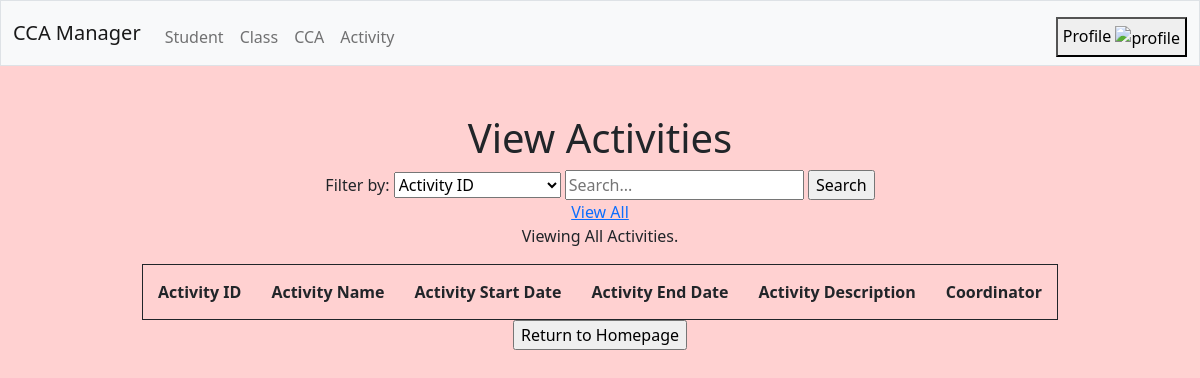
/view/activities, run on an earlier commit of the app's database.
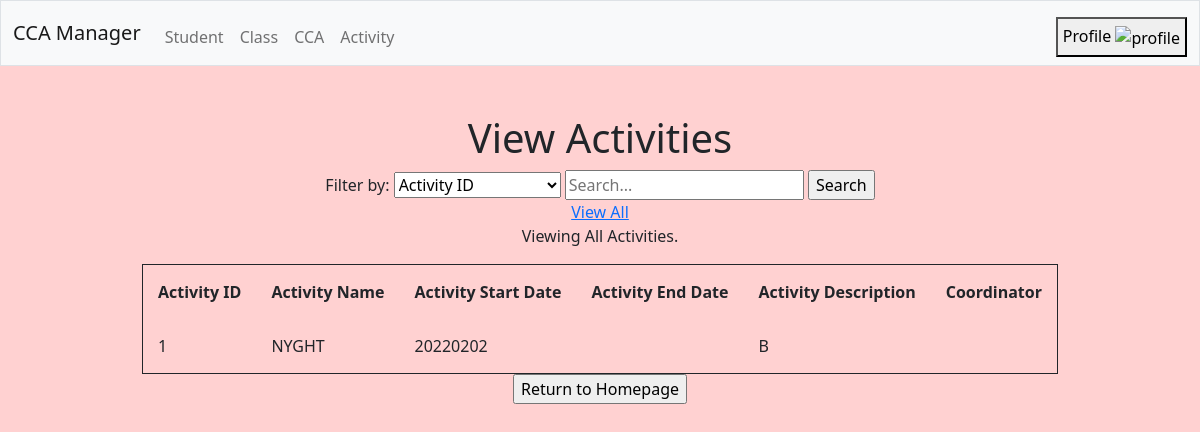
And on a later commit of the database.
### tables this page shows
CREATE TABLE activity (
    id INTEGER,
    name TEXT,
    start_date TEXT,
    end_date TEXT,
    description TEXT,
    PRIMARY KEY(id)
);

### main.py (the view, shortened to what this page needs)
@app.route('/view/<form>', methods=['POST', 'GET'])
def view(form):
    if request.method == 'POST': # filter functions for view page
        search_key = request.form['search_key'] # str
        search_value = request.form['search_value'] # str
        data = storage.database[form].find(
            {search_key: search_value}
        ) # list of dict
    if form == 'students':
        if request.method == 'POST': # filter
            if data == []:
                return frontend.view_student(
                    data=data,
                    message='Student {} {} cannot be found.'.format(search_key, search_value)
                )
            else:
                return frontend.view_student(
                    data=data,
                    message="Viewing Students with {} {}.".format(search_key, search_value)
                )
        else:
            data = storage.database[form].get_all() # list of dict
            return frontend.view_student(data=data, message='Viewing All Students.')
    elif form == 'activities':
        if request.method == 'POST': # filter
            if data == []:
                return frontend.view_activity(
                    data=data,
                    message='Activity {} {} cannot be found.'.format(search_key, search_value)
                )
            else:
                return frontend.view_activity(
                    data=data,
                    message="Viewing Activities with {} {}.".format(search_key, search_value)
                )
        else:
            data = storage.database[form].get_all() # list of dict
            return frontend.view_activity(data=data, message='Viewing All Activities.')

### frontend.py (called while the page is built)
def view_activity(data: list, message="") -> None:
    return render_template("view.html",
                           entity="activities",
                           headers=[
                               {"label": "Activity ID", "value": "id"},
                               {"label": "Activity Name", "value": "name"},
                               {"label": "Activity Start Date", "value": "start_date"},
                               {"label": "Activity End Date", "value": "end_date"},
                               {"label": "Activity Description", "value": "description"},
                               {"label": "Coordinator", "value": "coordinator"}],
                           data=data,
                           message=message)

### storage.py (called while the page is built)
    def get_all(self, column='*') -> list:
        sql_statement = 'SELECT ' + column + ' FROM ' + self.__table
        return self.execute(sql_statement)

### templates/view.html (shortened to what this page needs)
{% extends "layout.html" %}
{% block main %}
    <h1>View {{ entity | title }}</h1>
    {% if entity == "subject" %}
    <h2>Subjects Taken</h2>
    <h3>Student Name: {{ student_name['name'] }}</h3>
    <table>
        <tr>
            {% for header in headers %}
            <th>{{ header['label'] }}</th>
            {% endfor %}
        </tr>
        {% for record in data %}
        <tr>
            {% for value in record.values() %}
            <td>{{ value }}</td>
            {% endfor %}
        </tr>
        {% endfor %}
    </table>
    <p><a href="/view/students">Return to View Student</a></p>
    {% else %}
    <form action="/view/{{ entity }}" method="POST">
        <label for="search_key">Filter by: </label>
        <select name="search_key" id="search_key">
            {% for header in headers %}
            <option value="{{ header['value'] }}">{{ header['label'] }}</option>
            {% endfor %}
        </select>
        <input
            id="search_value"
            type="text"
            name="search_value"
            value=""
            placeholder="Search..."
            autocomplete="off"
            required
            >
        <input type="submit" value="Search">
    </form>
    <a href="/view/{{ entity }}">View All</a>
    <p id="fail">{{ message }}</p>
    <table>
        <tr>
            {% for header in headers %}
            <th>{{ header['label'] }}</th>
            {% endfor %}
        </tr>
        {% for record in data %}
        <tr>
            {% for value in record.values() %}
            <td>{{ value }}</td>
            {% endfor %}
        </tr>
        {% endfor %}
    </table>
    {% endif %}
    <form action="/index" method="GET">
        <input type="submit" value="Return to Homepage">
    </form>
{% endblock %}

What changed in the data, as far as the page shows it:
added activity: values "1" "B", name "NYGHT", start_date "20220202"
